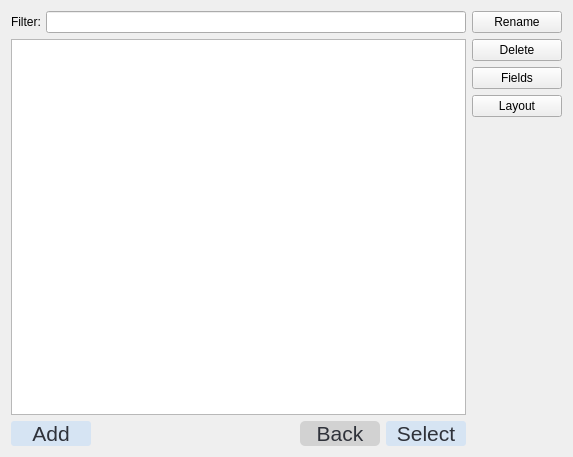
<?xml version="1.0" encoding="UTF-8"?>
<ui version="4.0">
 <class>Form</class>
 <widget class="QWidget" name="Form">
  <property name="geometry">
   <rect>
    <x>0</x>
    <y>0</y>
    <width>573</width>
    <height>457</height>
   </rect>
  </property>
  <property name="windowTitle">
   <string>Form</string>
  </property>
  <layout class="QHBoxLayout" name="horizontalLayout_3">
   <item>
    <layout class="QVBoxLayout" name="verticalLayout">
     <item>
      <layout class="QHBoxLayout" name="horizontalLayout">
       <property name="spacing">
        <number>5</number>
       </property>
       <item>
        <widget class="QLabel" name="label">
         <property name="text">
          <string>Filter:</string>
         </property>
        </widget>
       </item>
       <item>
        <widget class="QLineEdit" name="lineEdit"/>
       </item>
      </layout>
     </item>
     <item>
      <widget class="QListView" name="templateslist">
       <property name="editTriggers">
        <set>QAbstractItemView::NoEditTriggers</set>
       </property>
      </widget>
     </item>
     <item>
      <layout class="QHBoxLayout" name="horizontalLayout_2">
       <item>
        <widget class="QPushButton" name="addbutton">
         <property name="sizePolicy">
          <sizepolicy hsizetype="Minimum" vsizetype="Fixed">
           <horstretch>0</horstretch>
           <verstretch>0</verstretch>
          </sizepolicy>
         </property>
         <property name="minimumSize">
          <size>
           <width>80</width>
           <height>20</height>
          </size>
         </property>
         <property name="styleSheet">
          <string notr="true">border-radius:3px;background-color:rgb(214, 228, 243);
font: 16pt;color:rgb(47, 50, 58)</string>
         </property>
         <property name="text">
          <string>Add</string>
         </property>
        </widget>
       </item>
       <item>
        <spacer name="horizontalSpacer">
         <property name="orientation">
          <enum>Qt::Horizontal</enum>
         </property>
         <property name="sizeHint" stdset="0">
          <size>
           <width>40</width>
           <height>20</height>
          </size>
         </property>
        </spacer>
       </item>
       <item>
        <widget class="QPushButton" name="backbutton">
         <property name="sizePolicy">
          <sizepolicy hsizetype="Minimum" vsizetype="Minimum">
           <horstretch>0</horstretch>
           <verstretch>0</verstretch>
          </sizepolicy>
         </property>
         <property name="minimumSize">
          <size>
           <width>80</width>
           <height>20</height>
          </size>
         </property>
         <property name="styleSheet">
          <string notr="true">border-radius:5px;background-color:rgb(210, 210, 210);
font: 16pt;color:rgb(47, 50, 58);</string>
         </property>
         <property name="text">
          <string>Back</string>
         </property>
        </widget>
       </item>
       <item>
        <widget class="QPushButton" name="selectbutton">
         <property name="sizePolicy">
          <sizepolicy hsizetype="Minimum" vsizetype="Minimum">
           <horstretch>0</horstretch>
           <verstretch>0</verstretch>
          </sizepolicy>
         </property>
         <property name="minimumSize">
          <size>
           <width>80</width>
           <height>20</height>
          </size>
         </property>
         <property name="styleSheet">
          <string notr="true">border-radius:3px;background-color:rgb(214, 228, 243);
font: 16pt;color:rgb(47, 50, 58)</string>
         </property>
         <property name="text">
          <string>Select</string>
         </property>
        </widget>
       </item>
      </layout>
     </item>
    </layout>
   </item>
   <item>
    <layout class="QVBoxLayout" name="verticalLayout_2">
     <item>
      <widget class="QPushButton" name="renamebutton">
       <property name="sizePolicy">
        <sizepolicy hsizetype="Minimum" vsizetype="Fixed">
         <horstretch>0</horstretch>
         <verstretch>0</verstretch>
        </sizepolicy>
       </property>
       <property name="minimumSize">
        <size>
         <width>90</width>
         <height>0</height>
        </size>
       </property>
       <property name="text">
        <string>Rename</string>
       </property>
      </widget>
     </item>
     <item>
      <widget class="QPushButton" name="deletebutton">
       <property name="sizePolicy">
        <sizepolicy hsizetype="Minimum" vsizetype="Fixed">
         <horstretch>0</horstretch>
         <verstretch>0</verstretch>
        </sizepolicy>
       </property>
       <property name="minimumSize">
        <size>
         <width>90</width>
         <height>0</height>
        </size>
       </property>
       <property name="text">
        <string>Delete</string>
       </property>
      </widget>
     </item>
     <item>
      <widget class="QPushButton" name="fieldsbutton">
       <property name="sizePolicy">
        <sizepolicy hsizetype="Minimum" vsizetype="Fixed">
         <horstretch>0</horstretch>
         <verstretch>0</verstretch>
        </sizepolicy>
       </property>
       <property name="minimumSize">
        <size>
         <width>90</width>
         <height>0</height>
        </size>
       </property>
       <property name="text">
        <string>Fields</string>
       </property>
      </widget>
     </item>
     <item>
      <widget class="QPushButton" name="layoutbutton">
       <property name="sizePolicy">
        <sizepolicy hsizetype="Minimum" vsizetype="Fixed">
         <horstretch>0</horstretch>
         <verstretch>0</verstretch>
        </sizepolicy>
       </property>
       <property name="minimumSize">
        <size>
         <width>90</width>
         <height>0</height>
        </size>
       </property>
       <property name="text">
        <string>Layout</string>
       </property>
      </widget>
     </item>
     <item>
      <spacer name="verticalSpacer">
       <property name="orientation">
        <enum>Qt::Vertical</enum>
       </property>
       <property name="sizeHint" stdset="0">
        <size>
         <width>20</width>
         <height>40</height>
        </size>
       </property>
      </spacer>
     </item>
    </layout>
   </item>
  </layout>
 </widget>
 <resources/>
 <connections/>
</ui>
